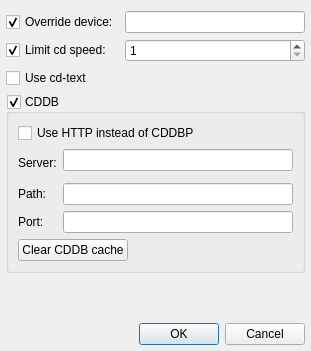
<?xml version="1.0" encoding="UTF-8"?>
<ui version="4.0">
 <class>CDAudioSettingsDialog</class>
 <widget class="QDialog" name="CDAudioSettingsDialog">
  <property name="geometry">
   <rect>
    <x>0</x>
    <y>0</y>
    <width>311</width>
    <height>351</height>
   </rect>
  </property>
  <property name="windowTitle">
   <string>CD Audio Plugin Settings</string>
  </property>
  <layout class="QGridLayout" name="gridLayout_2">
   <property name="leftMargin">
    <number>6</number>
   </property>
   <property name="rightMargin">
    <number>6</number>
   </property>
   <property name="bottomMargin">
    <number>6</number>
   </property>
   <item row="1" column="1">
    <widget class="QSpinBox" name="speedSpinBox">
     <property name="minimum">
      <number>1</number>
     </property>
     <property name="maximum">
      <number>48</number>
     </property>
    </widget>
   </item>
   <item row="3" column="0" colspan="2">
    <widget class="QGroupBox" name="cddbGroupBox">
     <property name="title">
      <string>CDDB</string>
     </property>
     <property name="checkable">
      <bool>true</bool>
     </property>
     <layout class="QGridLayout" name="gridLayout">
      <item row="0" column="0" colspan="2">
       <widget class="QCheckBox" name="httpCheckBox">
        <property name="text">
         <string>Use HTTP instead of CDDBP</string>
        </property>
       </widget>
      </item>
      <item row="1" column="1">
       <widget class="QLineEdit" name="serverLineEdit"/>
      </item>
      <item row="1" column="0" rowspan="2">
       <widget class="QLabel" name="label">
        <property name="text">
         <string>Server:</string>
        </property>
       </widget>
      </item>
      <item row="3" column="0">
       <widget class="QLabel" name="label_2">
        <property name="text">
         <string>Path:</string>
        </property>
       </widget>
      </item>
      <item row="3" column="1">
       <widget class="QLineEdit" name="pathLineEdit"/>
      </item>
      <item row="4" column="0">
       <widget class="QLabel" name="label_3">
        <property name="text">
         <string>Port:</string>
        </property>
       </widget>
      </item>
      <item row="4" column="1">
       <widget class="QLineEdit" name="portLineEdit"/>
      </item>
      <item row="5" column="0" colspan="2">
       <layout class="QHBoxLayout" name="horizontalLayout_2">
        <item>
         <widget class="QPushButton" name="clearCacheButton">
          <property name="text">
           <string>Clear CDDB cache</string>
          </property>
         </widget>
        </item>
        <item>
         <spacer name="horizontalSpacer">
          <property name="orientation">
           <enum>Qt::Horizontal</enum>
          </property>
          <property name="sizeHint" stdset="0">
           <size>
            <width>40</width>
            <height>20</height>
           </size>
          </property>
         </spacer>
        </item>
       </layout>
      </item>
     </layout>
    </widget>
   </item>
   <item row="0" column="1">
    <widget class="QLineEdit" name="deviceLineEdit"/>
   </item>
   <item row="5" column="0" colspan="2">
    <widget class="QDialogButtonBox" name="buttonBox">
     <property name="standardButtons">
      <set>QDialogButtonBox::Cancel|QDialogButtonBox::Ok</set>
     </property>
    </widget>
   </item>
   <item row="2" column="0" colspan="2">
    <widget class="QCheckBox" name="cdtextCheckBox">
     <property name="text">
      <string>Use cd-text</string>
     </property>
    </widget>
   </item>
   <item row="1" column="0">
    <widget class="QCheckBox" name="speedCheckBox">
     <property name="text">
      <string>Limit cd speed:</string>
     </property>
     <property name="checked">
      <bool>true</bool>
     </property>
    </widget>
   </item>
   <item row="0" column="0">
    <widget class="QCheckBox" name="deviceCheckBox">
     <property name="text">
      <string>Override device:</string>
     </property>
     <property name="checked">
      <bool>true</bool>
     </property>
    </widget>
   </item>
   <item row="4" column="0" colspan="2">
    <spacer name="verticalSpacer">
     <property name="orientation">
      <enum>Qt::Vertical</enum>
     </property>
     <property name="sizeHint" stdset="0">
      <size>
       <width>20</width>
       <height>0</height>
      </size>
     </property>
    </spacer>
   </item>
  </layout>
 </widget>
 <resources/>
 <connections>
  <connection>
   <sender>buttonBox</sender>
   <signal>accepted()</signal>
   <receiver>CDAudioSettingsDialog</receiver>
   <slot>accept()</slot>
   <hints>
    <hint type="sourcelabel">
     <x>253</x>
     <y>118</y>
    </hint>
    <hint type="destinationlabel">
     <x>95</x>
     <y>53</y>
    </hint>
   </hints>
  </connection>
  <connection>
   <sender>buttonBox</sender>
   <signal>rejected()</signal>
   <receiver>CDAudioSettingsDialog</receiver>
   <slot>reject()</slot>
   <hints>
    <hint type="sourcelabel">
     <x>253</x>
     <y>118</y>
    </hint>
    <hint type="destinationlabel">
     <x>130</x>
     <y>63</y>
    </hint>
   </hints>
  </connection>
  <connection>
   <sender>deviceCheckBox</sender>
   <signal>toggled(bool)</signal>
   <receiver>deviceLineEdit</receiver>
   <slot>setEnabled(bool)</slot>
   <hints>
    <hint type="sourcelabel">
     <x>84</x>
     <y>17</y>
    </hint>
    <hint type="destinationlabel">
     <x>151</x>
     <y>17</y>
    </hint>
   </hints>
  </connection>
  <connection>
   <sender>speedCheckBox</sender>
   <signal>toggled(bool)</signal>
   <receiver>speedSpinBox</receiver>
   <slot>setEnabled(bool)</slot>
   <hints>
    <hint type="sourcelabel">
     <x>99</x>
     <y>42</y>
    </hint>
    <hint type="destinationlabel">
     <x>134</x>
     <y>45</y>
    </hint>
   </hints>
  </connection>
 </connections>
</ui>
